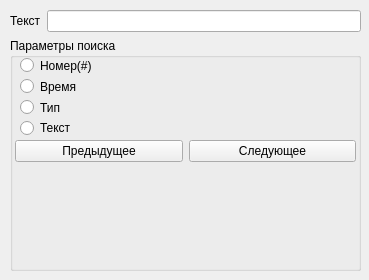
<?xml version="1.0" encoding="UTF-8"?>
<ui version="4.0">
 <class>Search</class>
 <widget class="QWidget" name="Search">
  <property name="geometry">
   <rect>
    <x>0</x>
    <y>0</y>
    <width>369</width>
    <height>280</height>
   </rect>
  </property>
  <property name="windowTitle">
   <string>Form</string>
  </property>
  <widget class="QWidget" name="layoutWidget">
   <property name="geometry">
    <rect>
     <x>10</x>
     <y>10</y>
     <width>351</width>
     <height>261</height>
    </rect>
   </property>
   <layout class="QVBoxLayout" name="verticalLayout">
    <item>
     <layout class="QHBoxLayout" name="horizontalLayout">
      <item>
       <widget class="QLabel" name="label">
        <property name="text">
         <string>Текст</string>
        </property>
       </widget>
      </item>
      <item>
       <widget class="QLineEdit" name="lineEdit"/>
      </item>
     </layout>
    </item>
    <item>
     <widget class="QGroupBox" name="groupBox">
      <property name="title">
       <string>Параметры поиска</string>
      </property>
      <widget class="QWidget" name="layoutWidget">
       <property name="geometry">
        <rect>
         <x>10</x>
         <y>20</y>
         <width>87</width>
         <height>77</height>
        </rect>
       </property>
       <layout class="QVBoxLayout" name="verticalLayout_2">
        <item>
         <widget class="QRadioButton" name="radioButton">
          <property name="text">
           <string>Номер(#)</string>
          </property>
         </widget>
        </item>
        <item>
         <widget class="QRadioButton" name="radioButton_2">
          <property name="text">
           <string>Время</string>
          </property>
         </widget>
        </item>
        <item>
         <widget class="QRadioButton" name="radioButton_3">
          <property name="text">
           <string>Тип</string>
          </property>
         </widget>
        </item>
        <item>
         <widget class="QRadioButton" name="radioButton_4">
          <property name="text">
           <string>Текст</string>
          </property>
         </widget>
        </item>
       </layout>
      </widget>
      <widget class="QWidget" name="">
       <property name="geometry">
        <rect>
         <x>5</x>
         <y>97</y>
         <width>341</width>
         <height>32</height>
        </rect>
       </property>
       <layout class="QHBoxLayout" name="horizontalLayout_2">
        <item>
         <widget class="QPushButton" name="pushButton">
          <property name="text">
           <string>Предыдущее</string>
          </property>
         </widget>
        </item>
        <item>
         <widget class="QPushButton" name="pushButton_2">
          <property name="text">
           <string>Следующее</string>
          </property>
         </widget>
        </item>
       </layout>
      </widget>
     </widget>
    </item>
   </layout>
  </widget>
 </widget>
 <resources/>
 <connections/>
</ui>
